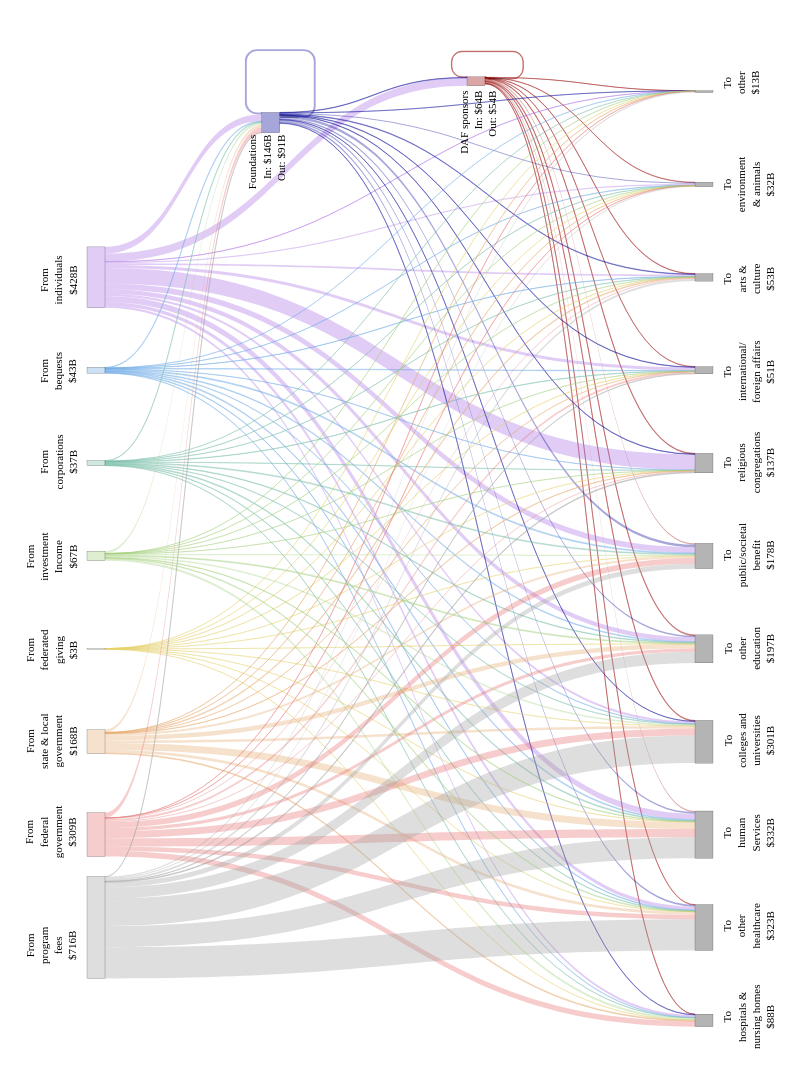

Notebook cell for this chart:
### Markdown cell above
Using Plotly Sankey because it includes the best compromises for:
- weighted edges
- self-loops (still poor)
- curved edges
- label control (still poor)
- heirarchy levels
- interactivity
- quality
- merging flows

### Code cell
# Plot the diagram
fig = go.Figure(go.Sankey(
    arrangement="snap",
    
    node=dict(
        # label=node_format_df["Node"],
        label=[""] * len(node_format_df), # remove default labels
        x=node_format_df["X"],
        y=node_format_df["Y"],
        pad=15,
        thickness=18,
        line=dict(color="rgba(0,0,0,0.75)", width=0.25),
        # line=dict(color="rgba(0,0,0,0)", width=0),
        color=node_colors,
        hoverinfo="skip"
    ),
    
    link=dict(
        # arrowlen=10,
        source=sources,
        target=targets,
        value=values,
        color=edge_colors,
        customdata=hover_text,
        hoverinfo="none"
        # hovertemplate="%{customdata}<extra></extra>"
    )
))

# Define annotations for labels
annotations = []

for _, row in node_format_df[node_format_df["Node Type"] == "Source"].iterrows():
    node_name = row[node_id_field]
    dx = row["X Offset"]
    dy = row["Y Offset"]
    annotations.append(dict(
        x=row["X"] - dx,
        y=(1 - row["Y"]) + dy,
        text=row[node_display_field],
        showarrow=False,
        xanchor="right",
        align="center",
        textangle=-90
    ))

for _, row in node_format_df[node_format_df["Node Type"] == "Recipient"].iterrows():
    dx = row["X Offset"]
    dy = row["Y Offset"]
    annotations.append(dict(
        x=row["X"] + dx,
        y=(1 - row["Y"]) + dy,
        text=row[node_display_field],
        showarrow=False,
        xanchor="left",
        align="center",
        textangle=-90
    ))
for _, row in node_format_df[node_format_df["Node Type"] == "Intermediary Left"].iterrows():
    dx = row["X Offset"]
    dy = row["Y Offset"]
    annotations.append(dict(
        x=row["X"] - dx,
        y=(1 - row["Y"]) + dy,
        text=row[node_display_field],
        showarrow=False,
        xanchor="left",
        align="left",
        textangle=-90
    ))

for _, row in node_format_df[node_format_df["Node Type"] == "Intermediary Right"].iterrows():
    dx = row["X Offset"]
    dy = row["Y Offset"]
    annotations.append(dict(
        x=row["X"] + dx,
        y=(1 - row["Y"]) + dy,
        text=row[node_display_field],
        showarrow=False,
        xanchor="right",
        align="right",
        textangle=-90
    ))

# Format
fig.update_layout(
    # title_text="Nonprofit Economy Flows (2023)",
    font_size=10,
    width=800,
    height=1100,
    margin=dict(l=20, r=20, t=40, b=20),
    font=dict(family=font_family, size=11, color="black"),
    annotations=annotations
)

fig.show()

### Figure 1 — Plotly figure (JSON) as saved in the notebook; plotly's stock layout.template omitted (floating-point values rounded to 4 significant figures; data arrays with more than 128 entries replaced by an {"elided": "..."} marker saying what was removed)
{"data": [{"arrangement": "snap", "link": {"color": {"elided": "132 str values"}, "customdata": {"elided": "132 str values"}, "hoverinfo": "none", "source": {"elided": "132 int values"}, "target": {"elided": "132 int values"}, "value": {"elided": "132 float values"}}, "node": {"color": ["rgba(150,0,0,0.35)", "rgba(150,0,0,0.35)", "rgba(0,0,150,0.35)", "rgba(0,0,150,0.35)", "rgba(160,160,160,0.35)", "rgba(230,110,110,0.35)", "rgba(230,170,110,0.35)", "rgba(230,210,110,0.35)", "rgba(160,205,120,0.35)", "rgba(120,190,170,0.35)", "rgba(110,170,230,0.35)", "rgba(170,110,230,0.35)", "rgb(180,180,180)", "rgb(180,180,180)", "rgb(180,180,180)", "rgb(180,180,180)", "rgb(180,180,180)", "rgb(180,180,180)", "rgb(180,180,180)", "rgb(180,180,180)", "rgb(180,180,180)", "rgb(180,180,180)", "rgb(180,180,180)"], "hoverinfo": "skip", "label": ["", "", "", "", "", "", "", "", "", "", "", "", "", "", "", "", "", "", "", "", "", "", ""], "line": {"color": "rgba(0,0,0,0.75)", "width": 0.25}, "pad": 15, "thickness": 18, "x": [0.6, 0.63, 0.33, 0.355, 0.1, 0.1, 0.1, 0.1, 0.1, 0.1, 0.1, 0.1, 0.9, 0.9, 0.9, 0.9, 0.9, 0.9, 0.9, 0.9, 0.9, 0.9, 0.9], "y": [0.04, 0.0375, 0.08, 0.0745, 0.86, 0.77, 0.68, 0.59, 0.5, 0.41, 0.32, 0.23, 0.95, 0.86, 0.77, 0.68, 0.59, 0.5, 0.41, 0.32, 0.23, 0.14, 0.05]}, "type": "sankey"}], "layout": {"annotations": [{"align": "center", "showarrow": false, "text": "From<br>program<br>fees<br>$716B", "textangle": -90, "x": 0.08, "xanchor": "right", "y": 0.103}, {"align": "center", "showarrow": false, "text": "From<br>federal<br>government<br>$309B", "textangle": -90, "x": 0.08, "xanchor": "right", "y": 0.205}, {"align": "center", "showarrow": false, "text": "From<br>state & local<br>government<br>$168B", "textangle": -90, "x": 0.08, "xanchor": "right", "y": 0.292}, {"align": "center", "showarrow": false, "text": "From<br>federated<br>giving<br>$3B", "textangle": -90, "x": 0.08, "xanchor": "right", "y": 0.4088}, {"align": "center", "showarrow": false, "text": "From<br>investment<br>Income<br>$67B", "textangle": -90, "x": 0.08, "xanchor": "right", "y": 0.4995}, {"align": "center", "showarrow": false, "text": "From<br>corporations<br>$37B", "textangle": -90, "x": 0.08, "xanchor": "right", "y": 0.591}, {"align": "center", "showarrow": false, "text": "From<br>bequests<br>$43B", "textangle": -90, "x": 0.08, "xanchor": "right", "y": 0.7}, {"align": "center", "showarrow": false, "text": "From<br>individuals<br>$428B", "textangle": -90, "x": 0.08, "xanchor": "right", "y": 0.793}, {"align": "center", "showarrow": false, "text": "To<br>hospitals &<br>nursing homes<br>$88B", "textangle": -90, "x": 0.92, "xanchor": "left", "y": 0.02}, {"align": "center", "showarrow": false, "text": "To<br>other<br>healthcare<br>$323B", "textangle": -90, "x": 0.92, "xanchor": "left", "y": 0.118}, {"align": "center", "showarrow": false, "text": "To<br>human<br>Services<br>$332B", "textangle": -90, "x": 0.92, "xanchor": "left", "y": 0.212}, {"align": "center", "showarrow": false, "text": "To<br>colleges and<br>universities<br>$301B", "textangle": -90, "x": 0.92, "xanchor": "left", "y": 0.293}, {"align": "center", "showarrow": false, "text": "To<br>other<br>education<br>$197B", "textangle": -90, "x": 0.92, "xanchor": "left", "y": 0.4107}, {"align": "center", "showarrow": false, "text": "To<br>public/societal<br>benefit<br>$178B", "textangle": -90, "x": 0.92, "xanchor": "left", "y": 0.5005}, {"align": "center", "showarrow": false, "text": "To<br>religious<br>congregations<br>$137B", "textangle": -90, "x": 0.92, "xanchor": "left", "y": 0.5905}, {"align": "center", "showarrow": false, "text": "To<br>international/<br>foreign affairs<br>$51B", "textangle": -90, "x": 0.92, "xanchor": "left", "y": 0.71}, {"align": "center", "showarrow": false, "text": "To<br>arts &<br>culture<br>$53B", "textangle": -90, "x": 0.92, "xanchor": "left", "y": 0.786}, {"align": "center", "showarrow": false, "text": "To<br>environment<br>& animals<br>$32B", "textangle": -90, "x": 0.92, "xanchor": "left", "y": 0.889}, {"align": "center", "showarrow": false, "text": "To<br>other<br>$13B", "textangle": -90, "x": 0.92, "xanchor": "left", "y": 0.972}, {"align": "right", "showarrow": false, "text": "DAF sponsors<br>In: $64B<br>Out: $54B", "textangle": -90, "x": 0.632, "xanchor": "right", "y": 0.953}, {"align": "right", "showarrow": false, "text": "Foundations<br>In: $146B<br>Out: $91B", "textangle": -90, "x": 0.355, "xanchor": "right", "y": 0.91}], "font": {"color": "black", "family": "Source Sans 3, Helvetica Neue, Arial, sans-serif", "size": 11}, "height": 1100, "margin": {"b": 20, "l": 20, "r": 20, "t": 40}, "width": 800}}
